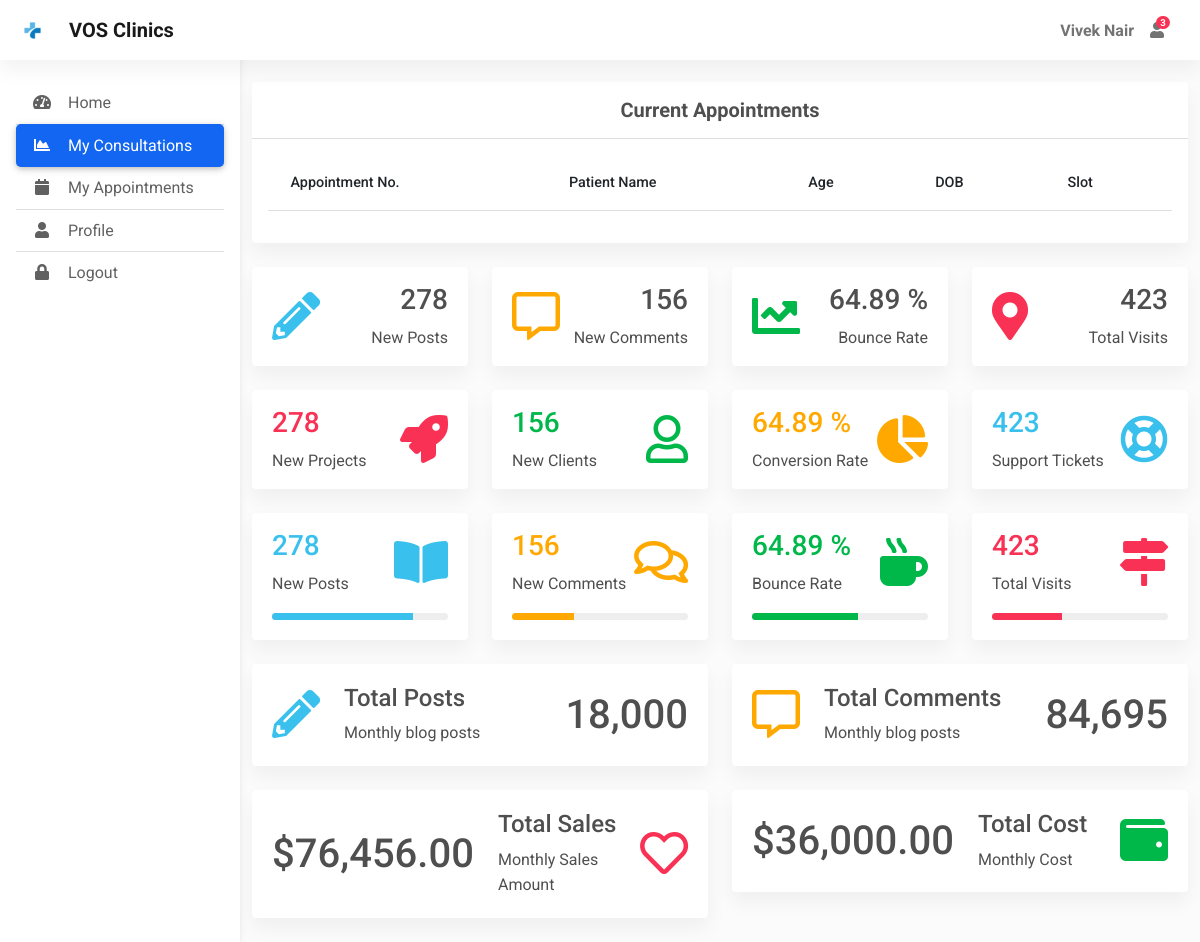
The page /home (signed in) on the database as committed earlier.
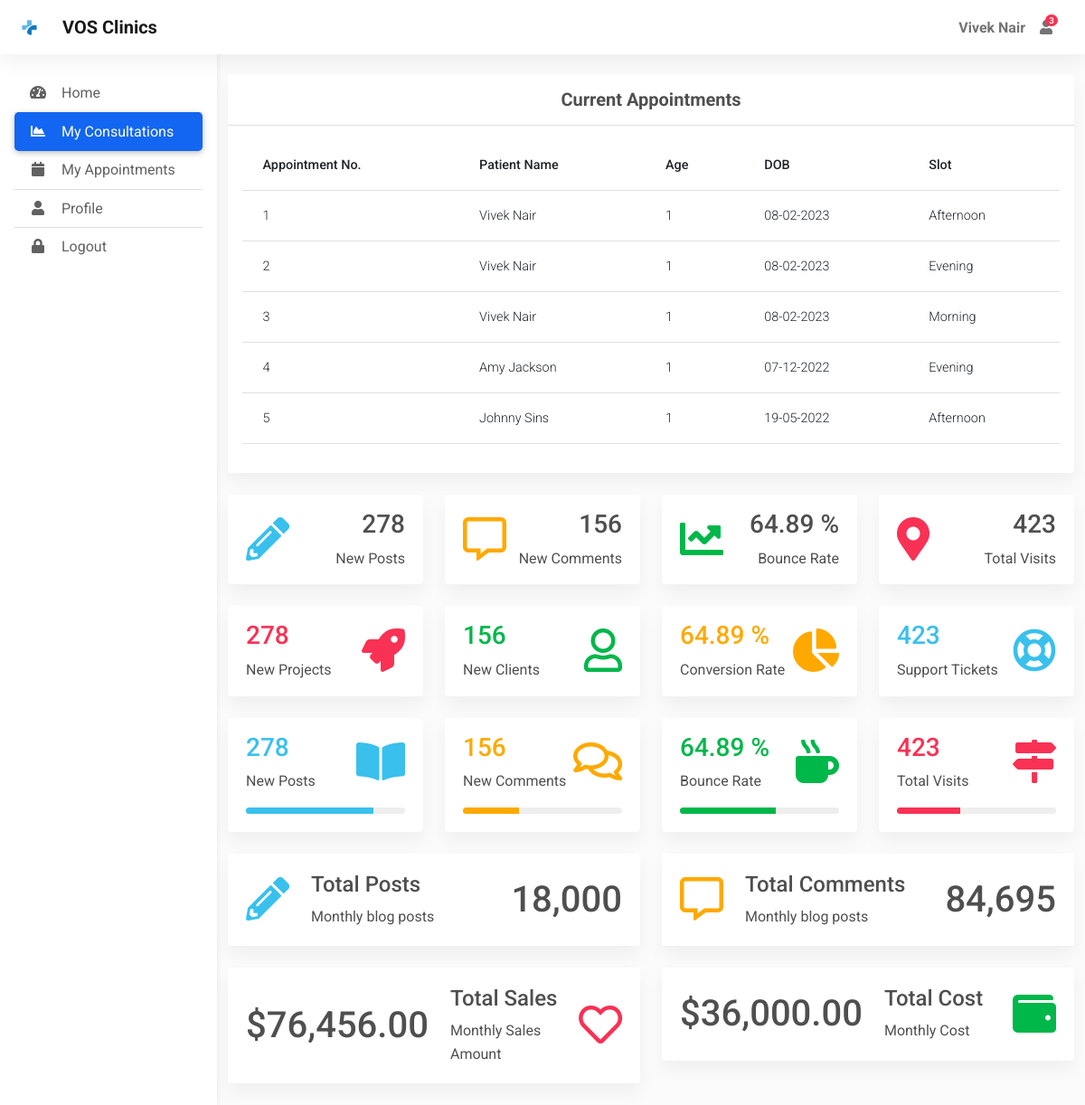
The same page on the database as committed later.
### app.py (models this page shows)
class Appointment(db.Model):
    id = db.Column(db.Integer, primary_key=True)
    user_id = db.Column(db.Integer, db.ForeignKey('user.id'), nullable=False)
    slot = db.Column(db.String(50), nullable=False)
    date = db.Column(db.Date, nullable=False)

class User(db.Model, UserMixin):
    id = db.Column(db.Integer, primary_key=True)
    username = db.Column(db.String(50), nullable=False, unique=True)
    password = db.Column(db.String(50), nullable=False)
    name = db.Column(db.String(50), nullable=False)
    address = db.Column(db.String(80))
    city = db.Column(db.String(30))
    dob = db.Column(db.Date, nullable=False)
    gender = db.Column(db.String(10), nullable=False)
    is_doctor = db.Column(db.Boolean, default=False, nullable=False)
    mobile = db.Column(db.Integer)

### app.py (the view)
@app.route("/home", methods=['GET','POST'])
@login_required
def home():
    check_user = User.query.filter_by(id = current_user.id).first()
    if check_user.is_doctor:
        appointments = db.session.query(Appointment, User).join(User).all()
    else:
        appointments = Appointment.query.filter_by(user_id = current_user.id).all()
    return render_template("home.html", appointments=appointments)

### app.py (called while the page is built)
@login_manager.user_loader
def load_user(user_id):
    return User.query.get(int(user_id))

def calculate_age(born):
    today = date.today()
    age = today.year - born.year - ((today.month, today.day) < (born.month, born.day))
    if age <= 0:
        return 1
    else:
        return age

@app.context_processor
def inject_datetime():
    return dict(datetime=datetime)

### templates/home.html (shortened to what the changed rows need)
{% extends "dashboard.html" %}
{% block main %}
<div class="container pt-4">
  <section class="mb-4">
    <div class="card">
      {% if current_user.is_doctor %}
      <div class="card-body">
        <div class="table-responsive">
          <table class="table table-hover text-nowrap">
            <thead>
              <tr>
                <th scope="col">Appointment No.</th>
                <th scope="col">Patient Name</th>
                <th scope="col">Age</th>
                <th scope="col">DOB</th>
                <th scope="col">Slot</th>
              </tr>
            </thead>
            <tbody>
              {% for appointment in appointments %}
                <tr>
                  <td>{{ loop.index }}</td>
                  <td>{{ appointment.User.name }}</td>
                  <td>{{ appointment.User.dob|calculate_age }}</td>
                  <td>{{ appointment.User.dob.strftime('%d-%m-%Y') }}</td>
                  <td>{{ appointment.Appointment.slot.capitalize() }}</td>
                </tr>
              {% endfor %}
            </tbody>
          </table>
        </div>
      </div>
      {% endif %}
    </div>
  </section>
  <section>
    <div class="row">
      <div class="col-xl-6 col-md-12 mb-4">
        <div class="card">
          <div class="card-body">
            <div class="d-flex justify-content-between p-md-1">
              <div class="align-self-center">
                <h2 class="h1 mb-0">18,000</h2>
              </div>
            </div>
          </div>
        </div>
      </div>
      <div class="col-xl-6 col-md-12 mb-4">
        <div class="card">
          <div class="card-body">
            <div class="d-flex justify-content-between p-md-1">
              <div class="align-self-center">
                <h2 class="h1 mb-0">84,695</h2>
              </div>
            </div>
          </div>
        </div>
      </div>
    </div>
    <div class="row">
      <div class="col-xl-6 col-md-12 mb-4">
        <div class="card">
          <div class="card-body">
            <div class="d-flex justify-content-between p-md-1">
              <div class="d-flex flex-row">
                <div class="align-self-center">
                  <h2 class="h1 mb-0 me-4">$76,456.00</h2>
                </div>
              </div>
            </div>
          </div>
        </div>
      </div>
      <div class="col-xl-6 col-md-12 mb-4">
        <div class="card">
          <div class="card-body">
            <div class="d-flex justify-content-between p-md-1">
              <div class="d-flex flex-row">
                <div class="align-self-center">
                  <h2 class="h1 mb-0 me-4">$36,000.00</h2>
                </div>
              </div>
            </div>
          </div>
        </div>
      </div>
    </div>
  </section>
</div>
{% endblock %}

Rows that differ between the two databases and show on the page:
added Appointment: User.name "Vivek Nair", User.dob|calculate_age "1", User.dob "08-02-2023", Appointment.slot "Afternoon"
added Appointment: User.name "Vivek Nair", User.dob|calculate_age "1", User.dob "08-02-2023", Appointment.slot "Evening"
added Appointment: User.name "Vivek Nair", User.dob|calculate_age "1", User.dob "08-02-2023", Appointment.slot "Morning"
added Appointment: User.name "Amy Jackson", User.dob|calculate_age "1", User.dob "07-12-2022", Appointment.slot "Evening"
added Appointment: User.name "Johnny Sins", User.dob|calculate_age "1", User.dob "19-05-2022", Appointment.slot "Afternoon"
